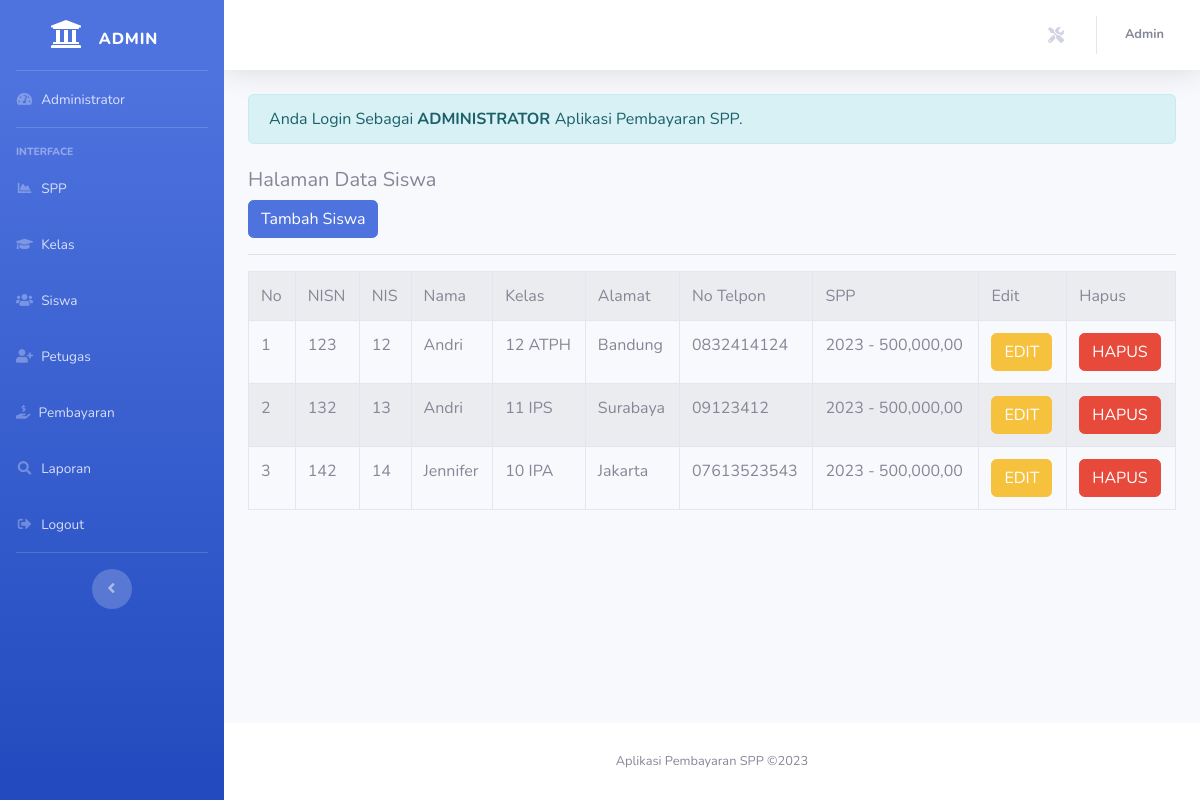
The app's page /admin/admin.php?url=siswa (signed in) with its own data.
### tables this page shows
CREATE TABLE `siswa` (
  `nisn` char(10) NOT NULL,
  `nis` char(8) NOT NULL,
  `nama` varchar(35) NOT NULL,
  `id_kelas` int(11) NOT NULL,
  `alamat` text NOT NULL,
  `no_telp` varchar(13) NOT NULL,
  `id_spp` int(11) NOT NULL
);

CREATE TABLE `kelas` (
  `id_kelas` int(11) NOT NULL,
  `nama_kelas` varchar(10) NOT NULL,
  `kompetensi_keahlian` varchar(50) NOT NULL
);

CREATE TABLE `spp` (
  `id_spp` int(11) NOT NULL,
  `tahun` int(11) NOT NULL,
  `nominal` int(11) NOT NULL
);

### admin/siswa.php (the view)
<h5>Halaman Data Siswa</h5>
<a href="?url=tambah-siswa" class="btn btn-primary"> Tambah Siswa </a>
<hr>
<table class="table table-striped table-bordered">
    <tr class="fw-bold">
        <td>No</td>
        <td>NISN</td>
        <td>NIS</td>
        <td>Nama</td>
        <td>Kelas</td>
        <td>Alamat</td>
        <td>No Telpon</td>
        <td>SPP</td>
        <td>Edit</td>
        <td>Hapus</td>
    </tr>
    <?php
        include'../koneksi.php';
        $no = 1;
        $sql = "SELECT*FROM siswa,spp,kelas WHERE siswa.id_kelas=kelas.id_kelas AND siswa.id_spp=spp.id_spp ORDER BY nama ASC";
        $query = mysqli_query($koneksi, $sql);
        foreach ($query as $data ){ ?>
            <tr>
                <td><?php echo $no++; ?></td>
                <td><?php echo $data['nisn'] ?></td>
                <td><?php echo $data['nis'] ?></td>
                <td><?php echo $data['nama'] ?></td>
                <td><?php echo $data['nama_kelas'] ?></td>
                <td><?php echo $data['alamat'] ?></td>
                <td><?php echo $data['no_telp'] ?></td>
                <td><?php echo $data['tahun'] ?> - <?php echo number_format($data['nominal'],2,',',',') ;?></td>
                <td>
                    <a href="?url=edit-siswa&nisn=<?= $data['nisn'] ?>" class='btn btn-warning'> EDIT </a>
                </td>
                <td>
                    <a onclick="return confirm('Apakah Anda Yakin Ingin Menghapus Data')" href="?url=hapus-siswa&nisn=<?= $data['nisn'] ?>" class='btn btn-danger'> HAPUS </a>
                </td>
            </tr>
      <?php } ?>
</table>

### admin/admin.php (shortened to what this page needs)
<!DOCTYPE html>
<html lang="en">
<head>
  <link href="../vendor/fontawesome-free/css/all.min.css" rel="stylesheet" type="text/css">
  <link href="../css/sb-admin-2.min.css" rel="stylesheet">
</head>
<body id="page-top">
  <div id="wrapper">
    <ul class="navbar-nav bg-gradient-primary sidebar sidebar-dark accordion" id="accordionSidebar">
      <a class="sidebar-brand d-flex align-items-center justify-content-center" href="index.html">
        <div class="sidebar-brand-icon">
          <i class="fas fa-university"></i>
        </div>
        <div class="sidebar-brand-text mx-3 pt-2">ADMIN</div>
      </a>
      <hr class="sidebar-divider my-0">
      <li class="nav-item">
        <a class="nav-link" href="admin.php">
          <i class="fas fa-fw fa-tachometer-alt"></i>
          <span>Administrator</span></a>
      </li>
      <hr class="sidebar-divider">
      <div class="sidebar-heading">
        Interface
      </div>
      <li class="nav-item">
        <a class="nav-link" href="admin.php?url=spp">
          <i class="fas fa-fw fa-chart-area"></i>
          <span>SPP</span></a>
      </li>
      <li class="nav-item">
        <a class="nav-link" href="admin.php?url=kelas">
          <i class="fas fa-fw fa-graduation-cap"></i>
          <span>Kelas</span></a>
      </li>
      <li class="nav-item">
        <a class="nav-link" href="admin.php?url=siswa">
          <i class="fas fa-fw fa-users"></i>
          <span>Siswa</span></a>
      </li>
      <li class="nav-item">
        <a class="nav-link" href="admin.php?url=petugas">
         <i class="fas fa-user-plus"></i>
          <span>Petugas</span></a>
      </li>
      <li class="nav-item">
        <a class="nav-link" href="admin.php?url=pembayaran">
          <i class="fas fa-hand-holding-usd"></i>
          <span>Pembayaran</span></a>
      </li>
      <li class="nav-item">
        <a class="nav-link" href="admin.php?url=laporan">
          <i class="fas fa-fw fa-search"></i>
          <span>Laporan</span></a>
      </li>
      <li class="nav-item">
        <a class="nav-link" href="logout.php">
          <i class="fas fa-fw fa-sign-out-alt"></i>
          <span>Logout</span></a>
      </li>
      <hr class="sidebar-divider d-none d-md-block">
      <div class="text-center d-none d-md-inline">
        <button class="rounded-circle border-0" id="sidebarToggle"></button>
      </div>
    </ul>
    <div id="content-wrapper" class="d-flex flex-column">
      <div id="content">
        <nav class="navbar navbar-expand navbar-light bg-white topbar mb-4 static-top shadow">
          <ul class="navbar-nav ml-auto">
            <li class="nav-item dropdown no-arrow mx-1">
              <a class="nav-link dropdown-toggle" href="#" id="alertsDropdown" role="button" data-toggle="dropdown" aria-haspopup="true" aria-expanded="false">
                  <i class="fas fa-tools"></i>
              </a>
            </li>
            <li class="nav-item dropdown no-arrow">
              <a class="nav-link dropdown-toggle" href="#" id="userDropdown" role="button" data-toggle="dropdown" aria-haspopup="true" aria-expanded="false">
                <span class="mr-2 d-none d-lg-inline text-gray-600 small"><b><?= $_SESSION['level'] ?></b> </span>
              </a>
            </li>
          </ul>
        </nav>
        <div class="container-fluid">
        <div class="alert alert-info">
            Anda Login Sebagai <b> ADMINISTRATOR </b> Aplikasi Pembayaran SPP.
        </div>
          <h1 class="h5 mb-4 text-gray-800"><?php include 'halaman.php'; ?> </h1>
        </div>
      </div>
      <footer class="sticky-footer bg-white">
        <div class="container my-auto">
          <div class="copyright text-center my-auto">
            <span>Aplikasi Pembayaran SPP &copy;2023 </span>
          </div>
        </div>
      </footer>
    </div>
  </div>
</body>
</html>

### admin/halaman.php (shortened to what this page needs)
<?php
if (isset($_GET['url'])) {
	switch ($_GET['url']) {
		case 'siswa':
			include 'siswa.php';
			break;
	}
}
?>

### records on screen
siswa: nisn "123", nis "12", nama "Andri", id_kelas.nama_kelas "12 ATPH", alamat "Bandung", no_telp "0832414124", id_spp.tahun "2023", id_spp.nominal "500,000,00"
siswa: nisn "132", nis "13", nama "Andri", id_kelas.nama_kelas "11 IPS", alamat "Surabaya", no_telp "09123412", id_spp.tahun "2023", id_spp.nominal "500,000,00"
siswa: nisn "142", nis "14", nama "Jennifer", id_kelas.nama_kelas "10 IPA", alamat "Jakarta", no_telp "07613523543", id_spp.tahun "2023", id_spp.nominal "500,000,00"

### other values on screen
$_SESSION['level'] "Admin"
